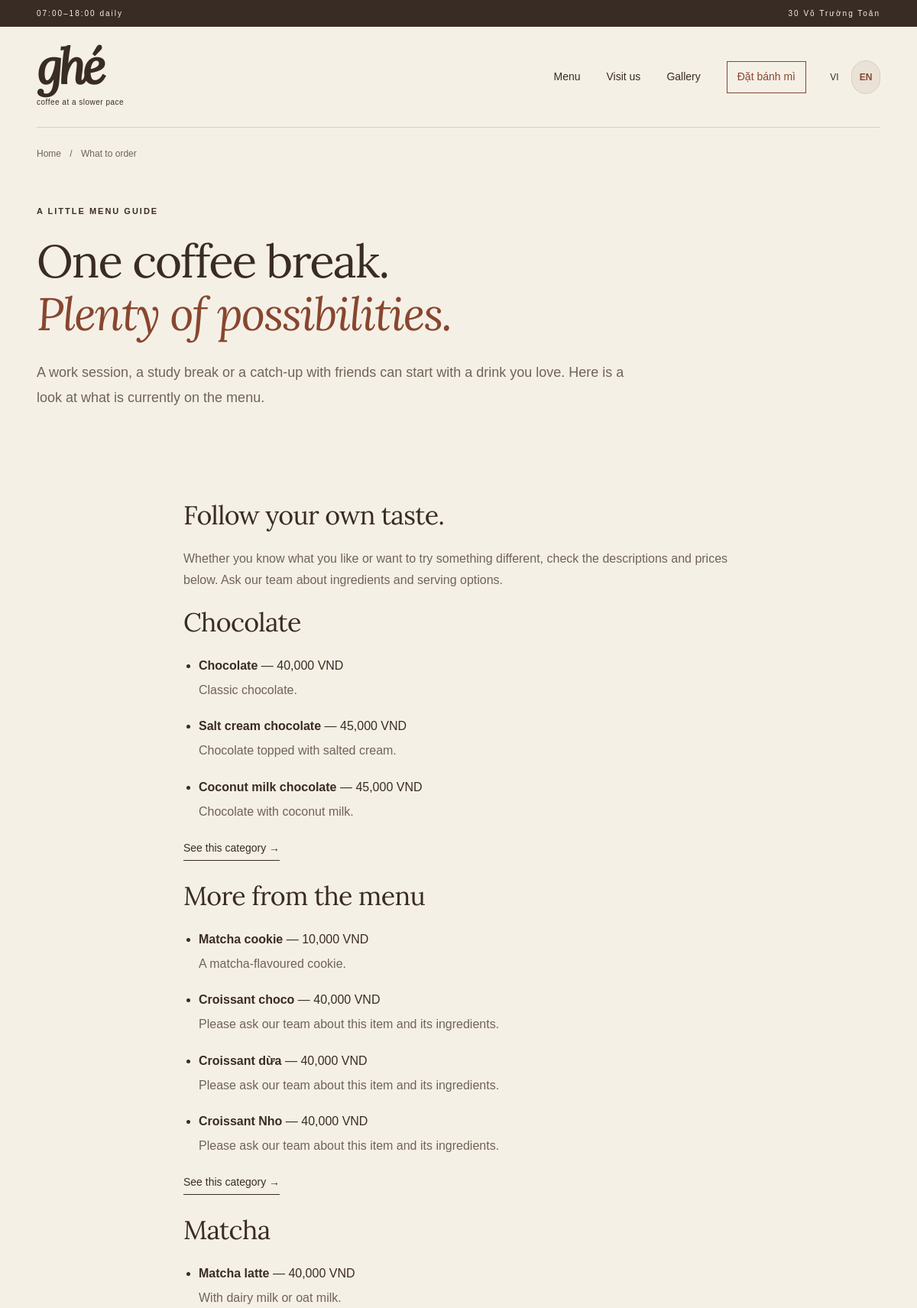
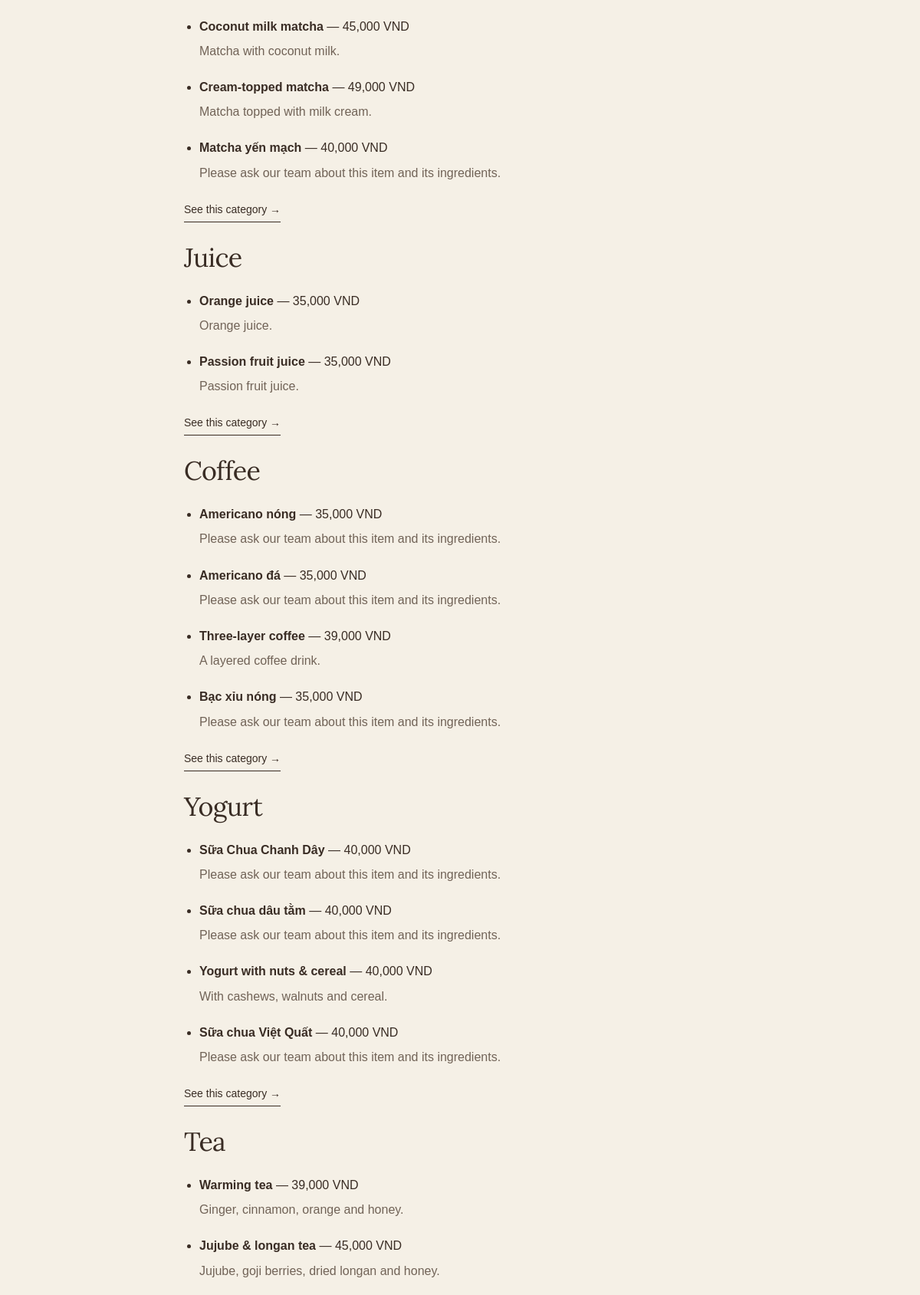
Page /en.php?view=story (upper part) on the committed database (2 pictures, top to bottom).
### tables this page shows
CREATE TABLE `products` (
  `id` int(11) NOT NULL,
  `name` varchar(100) NOT NULL,
  `price` decimal(10,0) NOT NULL,
  `bakery_revenue_amount` decimal(10,0) DEFAULT NULL,
  `status` tinyint(4) DEFAULT 1,
  `created_at` timestamp NOT NULL DEFAULT current_timestamp(),
  `category_id` int(11) DEFAULT 5,
  `sort_order` int(11) DEFAULT 0
);

### site/catalog.php (called while the page is built, shortened)
<?php
require_once __DIR__.'/photo-collection.php';
function ghe_catalog_rows(mysqli $db): array {
    return $db->query('SELECT p.id, p.name, p.price, p.status, p.category_id, p.sort_order, c.name AS category_name FROM products p LEFT JOIN categories c ON c.id=p.category_id ORDER BY c.name, p.sort_order, p.name')->fetch_all(MYSQLI_ASSOC);
}
function ghe_catalog_sections(array $rows, array $content): array {
    $sections = [];
    $original = require __DIR__ . '/menu-data.php';
    $descriptions = [];
    foreach ($original as $section) foreach ($section['items'] as $item) $descriptions[mb_strtolower(trim($item['name']), 'UTF-8')] = $item;
    foreach ($rows as $row) {
        $meta = $content['products'][(string)$row['id']] ?? [];
        if ((int)$row['status'] !== 1 || !($meta['visible'] ?? true)) continue;
        $key = 'category-' . (int)$row['category_id'];
        if (!isset($sections[$key])) $sections[$key] = ['id'=>$key, 'title'=>$row['category_name'] ?: 'Các món khác', 'eyebrow'=>'Thực đơn tại Ghé', 'theme'=>'coffee', 'wide'=>true, 'items'=>[]];
        $seed = $descriptions[mb_strtolower(trim($row['name']), 'UTF-8')] ?? [];
        $photo=ghe_collection_product($row['name'],$content);
        $image=$meta['image']??'';
        if($image==='' && !($meta['image_manual']??false))$image=$photo['image'];
        $sections[$key]['items'][] = ['id'=>(int)$row['id'], 'name'=>$row['name'], 'price'=>(int)$row['price'],
            'detail'=>$meta['description'] ?? ($seed['detail'] ?? ''), 'tags'=>$seed['tags'] ?? [],
            'image'=>$image, 'image_note'=>$image===$photo['image']?$photo['image_note']:'', 'image_note_en'=>$image===$photo['image']?$photo['image_note_en']:'', 'featured'=>(bool)($meta['featured'] ?? false)];
    }
    $main = []; $snacks = [];
    foreach ($sections as $section) {
        $name = mb_strtolower(trim(explode('/', $section['title'])[0]), 'UTF-8');
        if (in_array($name, ['ăn nhẹ', 'snacks'], true)) $snacks[] = $section;
        else $main[] = $section;
    }
    return array_merge($main, $snacks);
}

### site/bootstrap.php (called while the page is built, shortened)
<?php
require_once __DIR__ . '/content-store.php';
require_once __DIR__ . '/catalog.php';
require_once __DIR__ . '/english.php';
$site = require __DIR__ . '/config.php';
$websiteState = ghe_state_read();
$content = $websiteState[defined('GHE_PREVIEW') && GHE_PREVIEW ? 'draft' : 'published'];
$settings = $content['settings'];
$site = array_merge($site, $settings);
$site['address'] = $settings['street'] . ', ' . $settings['city'] . ', ' . $settings['region'];
$phoneDigits = preg_replace('/\D/', '', $settings['phone']);
$site['telephone'] = '+' . (strpos($phoneDigits,'0') === 0 ? '84' . substr($phoneDigits,1) : $phoneDigits);
$site['directions'] = 'https://www.google.com/maps/dir/?api=1&destination=' . rawurlencode('Ghé, ' . $site['address']);
$site['hours'] = $site['opens'] . '–' . $site['closes'] . ' hằng ngày';
try { $publicDb=ghe_database(); $menuSections=ghe_catalog_sections(ghe_catalog_rows($publicDb),$content); $publicDb->close(); }
catch (Throwable $e) { $catalogAvailable=false; $menuSections=[]; error_log('Public menu unavailable: '.$e->getMessage()); }
function ghe_link(string $path = '', bool $localize = true): string {
    global $site;
    if ($localize && ghe_is_english()) {
        $key=array_search($path,ghe_english_routes(),true);
        if ($key!==false) $path=ghe_english_path($key);
    }
    return rtrim(parse_url($site['url'], PHP_URL_PATH) ?: '', '/') . '/' . ltrim($path, '/');
}

### site/content-store.php (called while the page is built, shortened)
<?php
require_once __DIR__.'/photo-collection.php';
function ghe_storage_dir(): string { return getenv('GHE_STORAGE_DIR') ?: __DIR__ . '/storage'; }
function ghe_apply_brand_refinement(array $content): array {
    $content['settings'] = array_replace($content['settings'] ?? [], [
        'home_title' => "Ghé một chút.\nChậm lại một chút.",
        'home_lead' => 'Giữa sân vườn xanh và những góc ngồi trong nhà thoáng mát, tinh tế, Ghé là nơi để học tập, làm việc, sẻ chia — hoặc đơn giản là dành cho mình một nhịp chậm hơn.',
        'home_intro' => 'Ghé là quán cà phê có sân vườn xanh và không gian trong nhà thoáng mát, tinh tế tại 30 Võ Trường Toản, Đà Lạt. Một nơi phù hợp để học tập, làm việc, gặp gỡ và chậm lại một chút.',
        'about_title' => 'Một nơi cho nhịp riêng của bạn.',
        'about_body' => "Ở Ghé, bạn có thể chọn một chỗ dưới tán cây hoặc một góc trong nhà ngập ánh sáng. Không gian thoáng mát, mộc mạc và đủ riêng tư để mỗi người tìm được nhịp của mình.\n\nĐến để học tập, làm việc, gặp gỡ và sẻ chia. Hoặc không cần một lý do đặc biệt — chỉ là ghé lại, gọi một món mình thích và chậm lại một chút.\n\nWi-Fi ổn định và ổ điện ở mỗi bàn giúp những buổi học hay ngày làm việc thêm thuận tiện. Ghé mở cửa từ 7h đến 18h hằng ngày.",
        'menu_intro' => 'Một ly cà phê, chút trà hay món bánh nhỏ — vừa đủ cho khoảng thời gian của bạn ở Ghé.',
    ]);
    $content['settings_en'] = array_replace($content['settings_en'] ?? [], [
        'home_title' => "Stop by for a while.\nSlow down for a while.",
        'home_lead' => 'Between a green garden and light-filled indoor corners, Ghé is a calm place to study, work and connect — or simply give yourself a slower moment.',
        'home_intro' => 'Ghé is a garden café with airy, thoughtful indoor spaces at 30 Vo Truong Toan, Da Lat. A place to study, work, meet and slow down for a while.',
        'about_title' => 'A place for your own pace.',
        'about_body' => "At Ghé, choose a seat beneath the trees or a light-filled corner indoors. The space is airy, warm and quiet enough for everyone to find their own pace.\n\nCome to study, work, meet and connect. Or come with no particular plan — order something you like and slow down for a while.\n\nReliable Wi-Fi and a power outlet at every table make longer study and work sessions easier. Ghé is open daily from 07:00 to 18:00.",
        'menu_intro' => 'A coffee, a tea or something small from the bakery — just enough for your time at Ghé.',
    ]);
    $content['brand_refinement_version'] = 1;
    return $content;
}
function ghe_state_read(): array {
    $file = ghe_storage_dir() . '/content.json';
    $data = json_decode((string)file_get_contents($file), true, 512, JSON_THROW_ON_ERROR);
    foreach(['draft','published'] as $version)$data[$version]=ghe_apply_brand_refinement(ghe_apply_photo_collection($data[$version]));
    return $data;
}

### site/photo-collection.php (called while the page is built, shortened)
<?php
function ghe_photo_collection(): array {
    static $photos=null;
    if($photos===null) {
        $photos=[];
        foreach(json_decode(file_get_contents(__DIR__.'/photo-collection.json'),true,512,JSON_THROW_ON_ERROR) as $photo) $photos[$photo['id']]=$photo;
    }
    return $photos;
}
function ghe_apply_photo_collection(array $content): array {
    $photos=ghe_photo_collection();
    $content['media']=array_replace($photos,$content['media']??[]);
    if(empty($content['settings']['hero_image']))foreach($photos as $id=>$photo)if($photo['number']===10)$content['settings']['hero_image']=$id;
    $content['photo_collection_version']=1;
    return $content;
}
function ghe_collection_product(string $name,array $content): array {
    $name=mb_strtolower(trim(preg_replace('/\s+/u',' ',$name)),'UTF-8');
    $number=0; $note=''; $english='';
    if(in_array($name,['bạc xỉu','bạc sỉu','croissant truyền thống'],true)) {
        $number=26;$note='Ảnh gồm bạc xỉu và bánh croissant.';$english='Photo shows bạc xỉu coffee and a croissant.';
    } elseif(in_array($name,['muối','cà phê muối','sữa dừa','cà phê cốt dừa','cà phê sữa dừa'],true)) {
        $number=37;$note='Ảnh gồm cà phê cốt dừa và cà phê muối.';$english='Photo shows coconut milk coffee and salt cream coffee.';
    } elseif(in_array($name,['sữa chua trái cây','sữa chua dâu tằm'],true)) {
        $number=41;$note='Ảnh phiên bản sữa chua dâu tằm.';$english='The mulberry yogurt option is pictured.';
    } elseif(in_array($name,['ổi chanh dây','trà ổi chanh dây'],true))$number=42;
    foreach(ghe_photo_collection() as $id=>$photo)if($photo['number']===$number && isset($content['media'][$id]))return ['image'=>$id,'image_note'=>$note,'image_note_en'=>$english];
    return ['image'=>'','image_note'=>'','image_note_en'=>''];
}

### site/english.php (called while the page is built, shortened)
<?php
function ghe_is_english(): bool { return defined('GHE_ENGLISH') && GHE_ENGLISH; }
function ghe_english_routes(): array {
    return ['home'=>'', 'about'=>'gioi-thieu.php', 'menu'=>'thuc-don.php', 'story'=>'ghe-uong-gi.php', 'visit'=>'den-ghe.php', 'gallery'=>'khong-gian.php'];
}
function ghe_english_path(string $key): string { return 'en.php' . ($key === 'home' ? '' : '?view=' . rawurlencode($key)); }
function ghe_english_defaults(): array {
    return [
        'home_title'=>"Stop by for a while.\nSlow down for a while.",
        'home_lead'=>'Between a green garden and light-filled indoor corners, Ghé is a calm place to study, work and connect — or simply give yourself a slower moment.',
        'home_intro'=>'Ghé is a garden café with airy, thoughtful indoor spaces at 30 Vo Truong Toan, Da Lat. A place to study, work, meet and slow down for a while.',
        'about_title'=>'A place for your own pace.',
        'about_body'=>"At Ghé, choose a seat beneath the trees or a light-filled corner indoors. The space is airy, warm and quiet enough for everyone to find their own pace.\n\nCome to study, work, meet and connect. Or come with no particular plan — order something you like and slow down for a while.\n\nReliable Wi-Fi and a power outlet at every table make longer study and work sessions easier. Ghé is open daily from 07:00 to 18:00.",
        'menu_intro'=>'A coffee, a tea or something small from the bakery — just enough for your time at Ghé.',
        'visit_note'=>'For group visits or specific seating needs, please contact us before coming. Street parking is subject to availability and local signs; please keep entrances clear.',
        'hours_note'=>'Opening times are shown in local Vietnam time (UTC+7).',
    ];
}
function ghe_english_menu_dictionary(): array {
    static $dictionary=null;
    if ($dictionary===null) {
        $dictionary=[];
        foreach (require __DIR__.'/menu-en.php' as $vi=>$entry) $dictionary[mb_strtolower(trim($vi),'UTF-8')]=$entry;
    }
    return $dictionary;
}
function ghe_english_menu(array $sections, array $data): array {
    return $sections;
}
function ghe_english_apply(): void {
    global $site,$content,$menuSections,$publicPages;
    foreach (ghe_english_defaults() as $key=>$fallback) $site[$key]=trim($content['settings_en'][$key]??'') ?: $fallback;
    $site['hours']=$site['opens'].'–'.$site['closes'].' daily';
    $menuSections=ghe_english_menu($menuSections,$content);
}

### site/config.php (called while the page is built)
<?php
return [
    'url' => rtrim(getenv('GHE_SITE_URL') ?: 'https://ghecoffeedl.io.vn', '/'),
    'name' => 'Ghé',
    'address' => '30 Võ Trường Toản, Đà Lạt, Lâm Đồng',
    'phone' => '0705 926 614',
    'telephone' => '+84705926614',
    'maps' => 'https://maps.app.goo.gl/ySJSyKgaPvpcgA549',
    'directions' => 'https://www.google.com/maps/dir/?api=1&destination=11.9594496%2C108.4451549',
    'latitude' => 11.9594496,
    'longitude' => 108.4451549,
];

### en.php (the view, shortened to what this page needs)
<?php
require_once __DIR__.'/site/bootstrap.php';
$pageKey=$_GET['view']??'home';
require __DIR__.'/site/header.php';
?>
<?php if($pageKey==='home'): ?>
<?php require __DIR__.'/site/home-content.php'; ?>
<?php elseif($pageKey==='story'): ?>
<article><header class="page-intro wrap"><p class="eyebrow">A LITTLE MENU GUIDE</p><h1>One coffee break.<br><em>Plenty of possibilities.</em></h1><p class="lead">A work session, a study break or a catch-up with friends can start with a drink you love. Here is a look at what is currently on the menu.</p></header>
<div class="wrap section prose"><h2>Follow your own taste.</h2><p>Whether you know what you like or want to try something different, check the descriptions and prices below. Ask our team about ingredients and serving options.</p>
<?php foreach($menuSections as $section): ?><section><h2><?= ghe_h($section['title']) ?></h2><ul class="story-menu"><?php foreach(array_slice($section['items'],0,4) as $item): ?><li><strong><?= ghe_h($item['name']) ?></strong> — <?= ghe_price($item['price']) ?><p><?= ghe_h($item['detail']) ?></p></li><?php endforeach; ?></ul><a class="text-link" href="<?= ghe_h(ghe_link('thuc-don.php').'#'.$section['id']) ?>">See this category →</a></section><?php endforeach; ?>
</div></article>
<?php endif; ?>
<?php require __DIR__.'/site/footer.php'; ?>

### assets/public.css (style rules this page uses)
:root { --paper:#f5f0e6;--ink:#392c24;--muted:#716357;--line:#d8cec0;--rust:#88462f;--sage:#dbe0cc;--serif:Lora,'Times New Roman',serif;--sans:Arial,Helvetica,sans-serif }
* { box-sizing:border-box }
html { scroll-behavior:smooth;scroll-padding-top:28px }
body { margin:0;background:var(--paper);color:var(--ink);font-family:var(--sans);font-size:16px;line-height:1.7 }
a { color:inherit;text-decoration:none }
button,a,input,summary { -webkit-tap-highlight-color:transparent }
.wrap { width:min(1180px,calc(100% - 96px));margin-inline:auto }
.eyebrow { font-size:11px;letter-spacing:2px;font-weight:600;margin:0 0 22px;text-transform:uppercase }
h1,h2,h3,p { margin-top:0 }
h1,h2 { font-family:var(--serif);font-weight:normal;line-height:1.15;letter-spacing:-1.8px }
h1 { font-size:clamp(42px,5vw,68px);margin-bottom:26px }
h2 { font-size:clamp(34px,3.6vw,48px);margin-bottom:24px }
em { color:var(--rust);font-weight:normal }
p { margin-bottom:22px }
strong { font-weight:600 }
.text-link { display:inline-block;font-size:14px;border-bottom:1px solid currentColor;padding-bottom:3px }
.section { padding-block:76px }
.page-intro { padding-top:55px;padding-bottom:20px }
.page-intro h1 { max-width:930px }
.lead { font-size:18px;line-height:1.8;max-width:770px;color:var(--muted) }
.prose { max-width:720px }
.prose h2 { font-size:34px;letter-spacing:-.7px;margin-top:40px }
.prose h2:first-child { margin-top:0 }
.prose p { color:var(--muted) }
.prose section { padding-bottom:26px }
.prose section h2 { margin-top:0 }
.story-menu { padding-left:20px }
.story-menu li { margin-bottom:20px }
.story-menu p { margin:5px 0 }
.prose { overflow-wrap:anywhere }

### rows in the picture
products: name "Chocolate", price "40,000 VND", detail "Classic chocolate."
products: name "Salt cream chocolate", price "45,000 VND", detail "Chocolate topped with salted cream."
products: name "Coconut milk chocolate", price "45,000 VND", detail "Chocolate with coconut milk."
products: name "Matcha cookie", price "10,000 VND", detail "A matcha-flavoured cookie."
products: name "Croissant choco", price "40,000 VND", detail "Please ask our team about this item and its ingredients."
products: name "Croissant dừa", price "40,000 VND", detail "Please ask our team about this item and its ingredients."
products: name "Croissant Nho", price "40,000 VND", detail "Please ask our team about this item and its ingredients."
products: name "Matcha latte", price "40,000 VND", detail "With dairy milk or oat milk."
products: name "Coconut milk matcha", price "45,000 VND", detail "Matcha with coconut milk."
products: name "Cream-topped matcha", price "49,000 VND", detail "Matcha topped with milk cream."
products: name "Matcha yến mạch", price "40,000 VND", detail "Please ask our team about this item and its ingredients."
products: name "Orange juice", price "35,000 VND", detail "Orange juice."
products: name "Passion fruit juice", price "35,000 VND", detail "Passion fruit juice."
products: name "Americano nóng", price "35,000 VND", detail "Please ask our team about this item and its ingredients."
products: name "Americano đá", price "35,000 VND", detail "Please ask our team about this item and its ingredients."
products: name "Three-layer coffee", price "39,000 VND", detail "A layered coffee drink."
products: name "Bạc xỉu nóng", price "35,000 VND", detail "Please ask our team about this item and its ingredients."
products: name "Sữa Chua Chanh Dây", price "40,000 VND", detail "Please ask our team about this item and its ingredients."
products: name "Sữa chua dâu tằm", price "40,000 VND", detail "Please ask our team about this item and its ingredients."
products: name "Yogurt with nuts & cereal", price "40,000 VND", detail "With cashews, walnuts and cereal."
products: name "Sữa chua Việt Quất", price "40,000 VND", detail "Please ask our team about this item and its ingredients."
products: name "Warming tea", price "39,000 VND", detail "Ginger, cinnamon, orange and honey."
products: name "Jujube & longan tea", price "45,000 VND", detail "Jujube, goji berries, dried longan and honey."

### other values in the picture
ghe_h($site['hours']) "07:00–18:00 daily"
ghe_h($site['street']) "30 Võ Trường Toản"
ghe_t('cà phê & một nhịp chậm','coffee at a slower pace') "coffee at a slower pace"
ghe_h($entry['label']) "Menu"
ghe_h($entry['label']) "Visit us"
ghe_h($entry['label']) "Gallery"
ghe_t('Trang chủ','Home') "Home"
ghe_h($page['label']) "What to order"
ghe_h($section['title']) "Chocolate"
ghe_h($section['title']) "More from the menu"
ghe_h($section['title']) "Matcha"
ghe_h($section['title']) "Juice"
ghe_h($section['title']) "Coffee"
ghe_h($section['title']) "Yogurt"
ghe_h($section['title']) "Tea"
